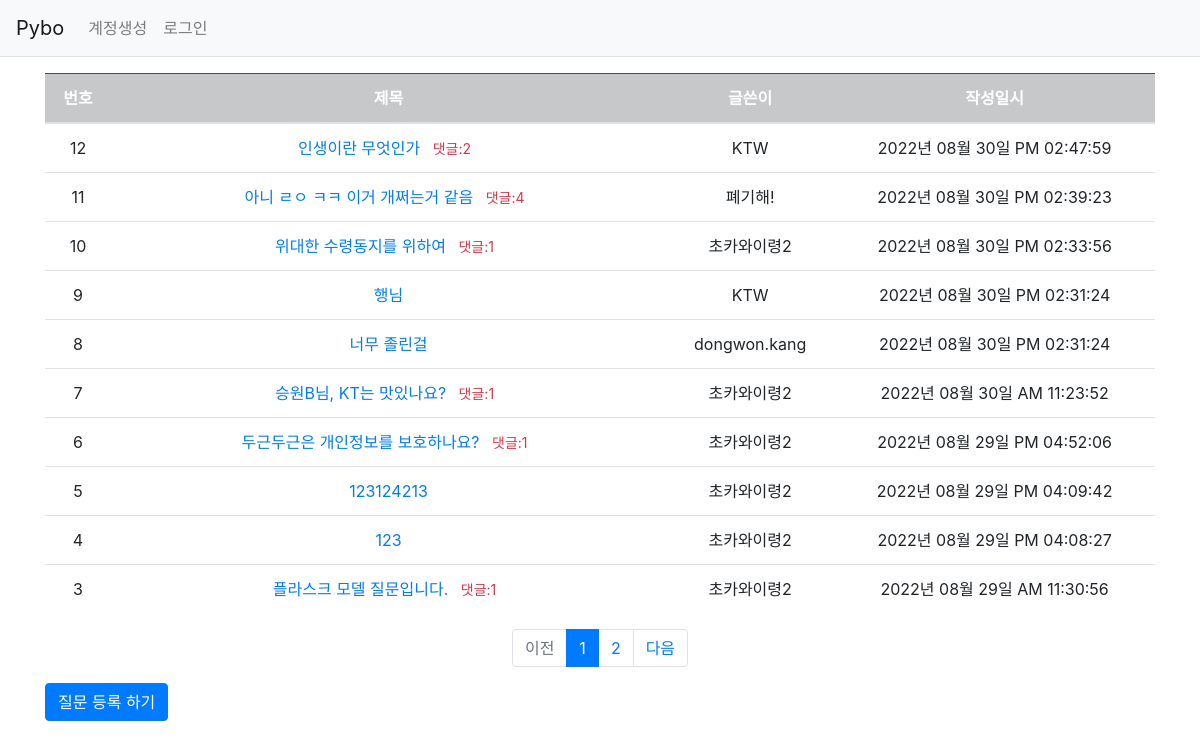
Page /question/list/ on the committed database.
### pybo/models.py (models this page shows)
class Question(db.Model):
    id = db.Column(db.Integer, primary_key = True)
    subject = db.Column(db.String(200), nullable=False)
    content = db.Column(db.Text(), nullable=False)
    create_date = db.Column(db.DateTime(), nullable=False)
    user_id = db.Column(db.Integer, db.ForeignKey('user.id', ondelete='CASCADE'), nullable=False)
    user = db.relationship('User', backref=db.backref('question_set'))
    modify_date = db.Column(db.DateTime(), nullable=True)

class User(db.Model):
    id = db.Column(db.Integer, primary_key=True)
    username = db.Column(db.String(150), unique=True, nullable=False)
    password = db.Column(db.String(200), nullable=False)
    email = db.Column(db.String(120), unique=True, nullable=False)
    usernick = db.Column(db.String(20), nullable=True)
    create_date = db.Column(db.DateTime(), nullable=False)
    userprofile = db.Column(db.Text(), nullable=True)

### pybo/views/question_views.py (the view)
@bp.route('/list/')
def _list():
    page = request.args.get('page', type=int, default=1) # 페이지
    question_list = Question.query.order_by(Question.create_date.desc())
    question_list = question_list.paginate(page, per_page=10)
    return render_template('question/question_list.html', question_list=question_list)

### pybo/filter.py (called while the page is built)
def format_datetime(value, fmt='%Y년 %m월 %d일 %p %I:%M:%S'):
    return value.strftime(fmt)

### pybo/views/auth_views.py (called while the page is built)
@bp.before_app_request
def load_logged_in_user():
    user_id = session.get('user_id')
    if user_id is None:
        g.user = None
    else:
        g.user = User.query.get(user_id)

### pybo/templates/question/question_list.html
{% extends 'base.html' %}
{% block content %}
<div class="container my-3">
    <table class="table">
        <thead>
        <tr class="text-center table-dark">
            <th>번호</th>
            <th style="width:50%">제목</th>
            <th>글쓴이</th>
            <th>작성일시</th>
        </tr>
        </thead>
        <tbody>
        {% if question_list %}
        {% for question in question_list.items %}
        <tr class="text-center">
            <td>{{ question_list.total - ((question_list.page-1) * question_list.per_page) - loop.index0 }}</td>
            <td class="text-start">
            <a href="{{url_for('question.detail', question_id=question.id)}}">{{question.subject}}</a>
            {% if question.answer_set|length > 0 %}
            <span class="text-danger small mx-2">댓글:{{ question.answer_set|length }}</span>
            {% endif %}
            </td>
            <td>{{ question.user.usernick }}</td>
            <td>{{question.create_date|datetime}}</td>
        </tr>
        {% endfor %}
        {% else %}
        <tr>
            <td colspan="3"> 질문이 없습니다. </td>
        </tr>
        {% endif %}
        </tbody>
    </table>
    <ul class="pagination justify-content-center">
        {% if question_list.has_prev %}
        <li class="page-item">
            <a class="page-link" href="?page={{ question_list.prev_num }}">이전</a>
        </li>
        {% else %}
        <li class="page-item disabled">
            <a class="page-link" tabindex="-1" aria-disabled="true" href="javascript:void(0)">이전</a>
        </li>
        {% endif %}
        {% for page_num in question_list.iter_pages() %}
        {% if page_num %}
        {% if page_num != question_list.page %}
        <li class="page-item">
            <a class="page-link" href="?page={{ page_num }}">{{ page_num }}</a>
        </li>
        {% else %}
        <li class="page-item active" aria-current="page">
            <a class="page-link" href="javascript:void(0)">{{ page_num }}</a>
        </li>
        {% endif %}
        {% else %}
        <li class="disabled">
            <a class="page-link" href="javascript:void(0)">...</a>
        </li>
        {% endif %}
        {% endfor %}
        {% if question_list.has_next %}
        <li class="page-item">
            <a class="page-link" href="?page={{ question_list.next_num }}">다음</a>
        </li>
        {% else %}
        <li class="page-item disabled">
            <a class="page-link" tabindex="-1" aria-disabled="true" href="javascript:void(0)">다음</a>
        </li>
        {% endif %}
    </ul>
    <a href="{{ url_for('question.create')}}" class="btn btn-primary">질문 등록 하기</a>
</div>
{% endblock %}

### rows in the picture
Question: id "12", subject "인생이란 무엇인가", answer_set|length "2", user.usernick "KTW", create_date "2022년 08월 30일 PM 02:47:59"
Question: id "11", subject "아니 ㄹㅇ ㅋㅋ 이거 개쩌는거 같음", answer_set|length "4", user.usernick "폐기해!", create_date "2022년 08월 30일 PM 02:39:23"
Question: id "10", subject "위대한 수령동지를 위하여", answer_set|length "1", user.usernick "초카와이령2", create_date "2022년 08월 30일 PM 02:33:56"
Question: id "9", subject "행님", user.usernick "KTW", create_date "2022년 08월 30일 PM 02:31:24"
Question: id "8", subject "너무 졸린걸", user.usernick "dongwon.kang", create_date "2022년 08월 30일 PM 02:31:24"
Question: id "7", subject "승원B님, KT는 맛있나요?", answer_set|length "1", user.usernick "초카와이령2", create_date "2022년 08월 30일 AM 11:23:52"
Question: id "6", subject "두근두근은 개인정보를 보호하나요?", answer_set|length "1", user.usernick "초카와이령2", create_date "2022년 08월 29일 PM 04:52:06"
Question: id "5", subject "123124213", user.usernick "초카와이령2", create_date "2022년 08월 29일 PM 04:09:42"
Question: id "4", subject "123", user.usernick "초카와이령2", create_date "2022년 08월 29일 PM 04:08:27"
Question: total "3", subject "플라스크 모델 질문입니다.", answer_set|length "1", user.usernick "초카와이령2", create_date "2022년 08월 29일 AM 11:30:56"

### other values in the picture
{{ page_num }} "1"
{{ page_num }} "2"
